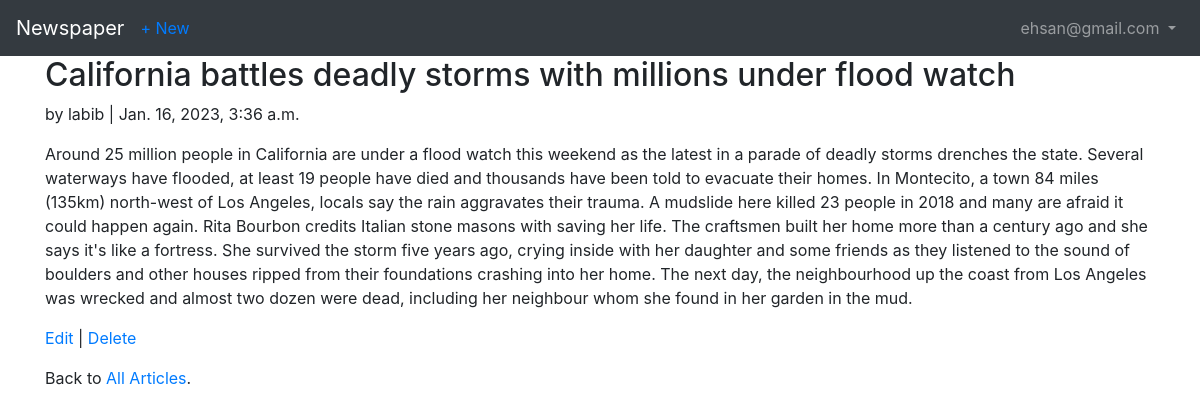
The app's page /articles/2/ (signed in) with its own data.
### accounts/models.py (models this page shows)
class CustomUser(AbstractUser):
    age = models.PositiveIntegerField(null=True, blank=True)

### articles/models.py (models this page shows, shortened)
class Article(models.Model):
    title = models.CharField(max_length=255)
    body = models.TextField()
    date = models.DateTimeField(auto_now_add=True)
    author = models.ForeignKey(get_user_model(), on_delete=models.CASCADE,)

### articles/views.py (the view)
# urls.py: path('<int:pk>/', ArticleDetailView.as_view(), name='article_detail'),  # new
class ArticleDetailView(DetailView):  # new
    model = Article
    template_name = 'article_detail.html'

### config/templates/article_detail.html
{% extends 'base.html' %}
{% block content %}
<div class="article-entry">
    <h2>{{ object.title }}</h2>
    <p>by {{ object.author }} | {{ object.date }}</p>
    <p>{{ object.body }}</p>
</div>
<p><a href="{% url 'article_edit' article.pk %}">Edit</a> |
    <a href="{% url 'article_delete' article.pk %}">Delete</a>
</p>
<p>Back to <a href="{% url 'article_list' %}">All Articles</a>.</p>
{% endblock content %}

### config/templates/base.html (shortened to what this page needs)
<!DOCTYPE html>
<html>
<head>
    <link rel="stylesheet" href="https://cdn.jsdelivr.net/npm/bootstrap@4.1.3/dist/css/bootstrap.min.css"
>
</head>
<body>
    <nav class="navbar navbar-expand-md navbar-dark bg-dark">
        <a class="navbar-brand" href="{% url 'home' %}">Newspaper</a>
        <div class="collapse navbar-collapse" id="navbarSupportedContent">
            {% if user.is_authenticated %}
            <a href="{% url 'article_new' %}">+ New</a>
            <ul class="navbar-nav ml-auto">
                <li class="nav-item">
                    <a class="nav-link dropdown-toggle" href="#" id="navbarDropdown" role="button"
                        data-toggle="dropdown" aria-haspopup="true" aria-expanded="false">
                        {{ user.username }}
                    </a>
                </li>
            </ul>
            {% endif %}
        </div>
    </nav>
    <main>
        <div class="container">
            {% block content %}
            {% endblock content %}
        </div>
    </main>
</body>
</html>

### records on screen
CustomUser: username "ehsan@gmail.com"
Article: title "California battles deadly storms with millions under flood watch", author "labib", date "Jan. 16, 2023, 3:36 a.m.", body "Around 25 million people in California are under a flood watch this weekend as the latest in a parade of deadly storms drenches the state. Several waterways have flooded, at least 19 people have died and thousands have been told to evacuate their homes. In Montecito, a town 84 miles (135km) north-west of Los Angeles, locals say the rain aggravates their trauma. A mudslide here killed 23 people in 2018 and many are afraid it could happen again. Rita Bourbon credits Italian stone masons with saving her life. The craftsmen built her home more than a century ago and she says it's like a fortress. She survived the storm five years ago, crying inside with her daughter and some friends as they…"
